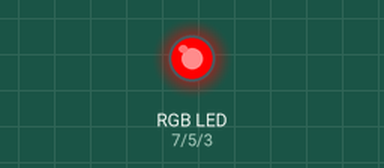
This sketch was run on a simulated Arduino Uno, built with avr-gcc and run on an emulated ATmega328P. Parts: an RGB LED mixed from three pins (HIGH = lit). Dim RGB values are drawn brighter than linear.

Above: at 0.05 s.
At 0.2 s:
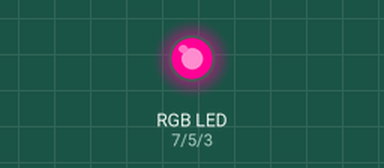
At 0.35 s:
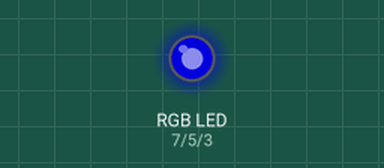
At 0.7 s:
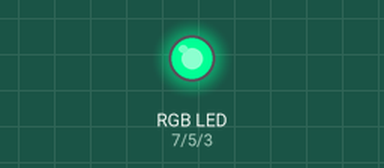
At 1.0 s:
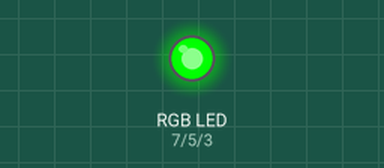
At 1.4 s:
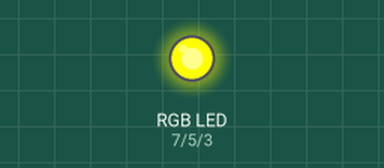
Timing chart, 0 to 3.3 s (numbered marks = the images above):
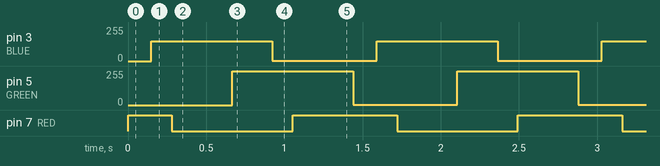

Measured:
- by itself, pin 3 (BLUE): alternates 149/255 for 0.77 s and 1/255 for 0.67 s
- by itself, pin 5 (GREEN): alternates 254/255 for 0.77 s and 1/255 for 0.67 s
- by itself, pin 7 (RED): alternates HIGH for 0.67 s and LOW for 0.77 s

The sketch:

rgb_LED.ino
```cpp
int BLUE=3;
int GREEN=5;
int RED=7;
int COLOR=1;
void setup() {
  // put your setup code here, to run once:
pinMode(RED,OUTPUT);
pinMode(BLUE,OUTPUT);
pinMode(GREEN,OUTPUT);
digitalWrite(RED,HIGH);
digitalWrite(BLUE,LOW);
digitalWrite(GREEN,LOW);


}

void loop() {
  // put your main code here, to run repeatedly:
for(int i=1; i<150 ; i++)
 {
  analogWrite(BLUE, i);
  delay(COLOR);
  }
      for(int i=255; i>0 ; i--)
 {
  analogWrite(RED, i);
  delay(COLOR);
  }
   for(int i=1; i<255 ; i++)
 {
  analogWrite(GREEN, i);
  delay(COLOR);
  }

  for(int i=255; i>0 ; i--)
 {
  analogWrite(BLUE, i);
  delay(COLOR);
  }
      for(int i=1; i<255 ; i++)
 {
  analogWrite(RED, i);
  delay(COLOR);
  }

  for(int i=255; i>0 ; i--)
 {
  analogWrite(GREEN, i);
  delay(COLOR);
  }

}
```
